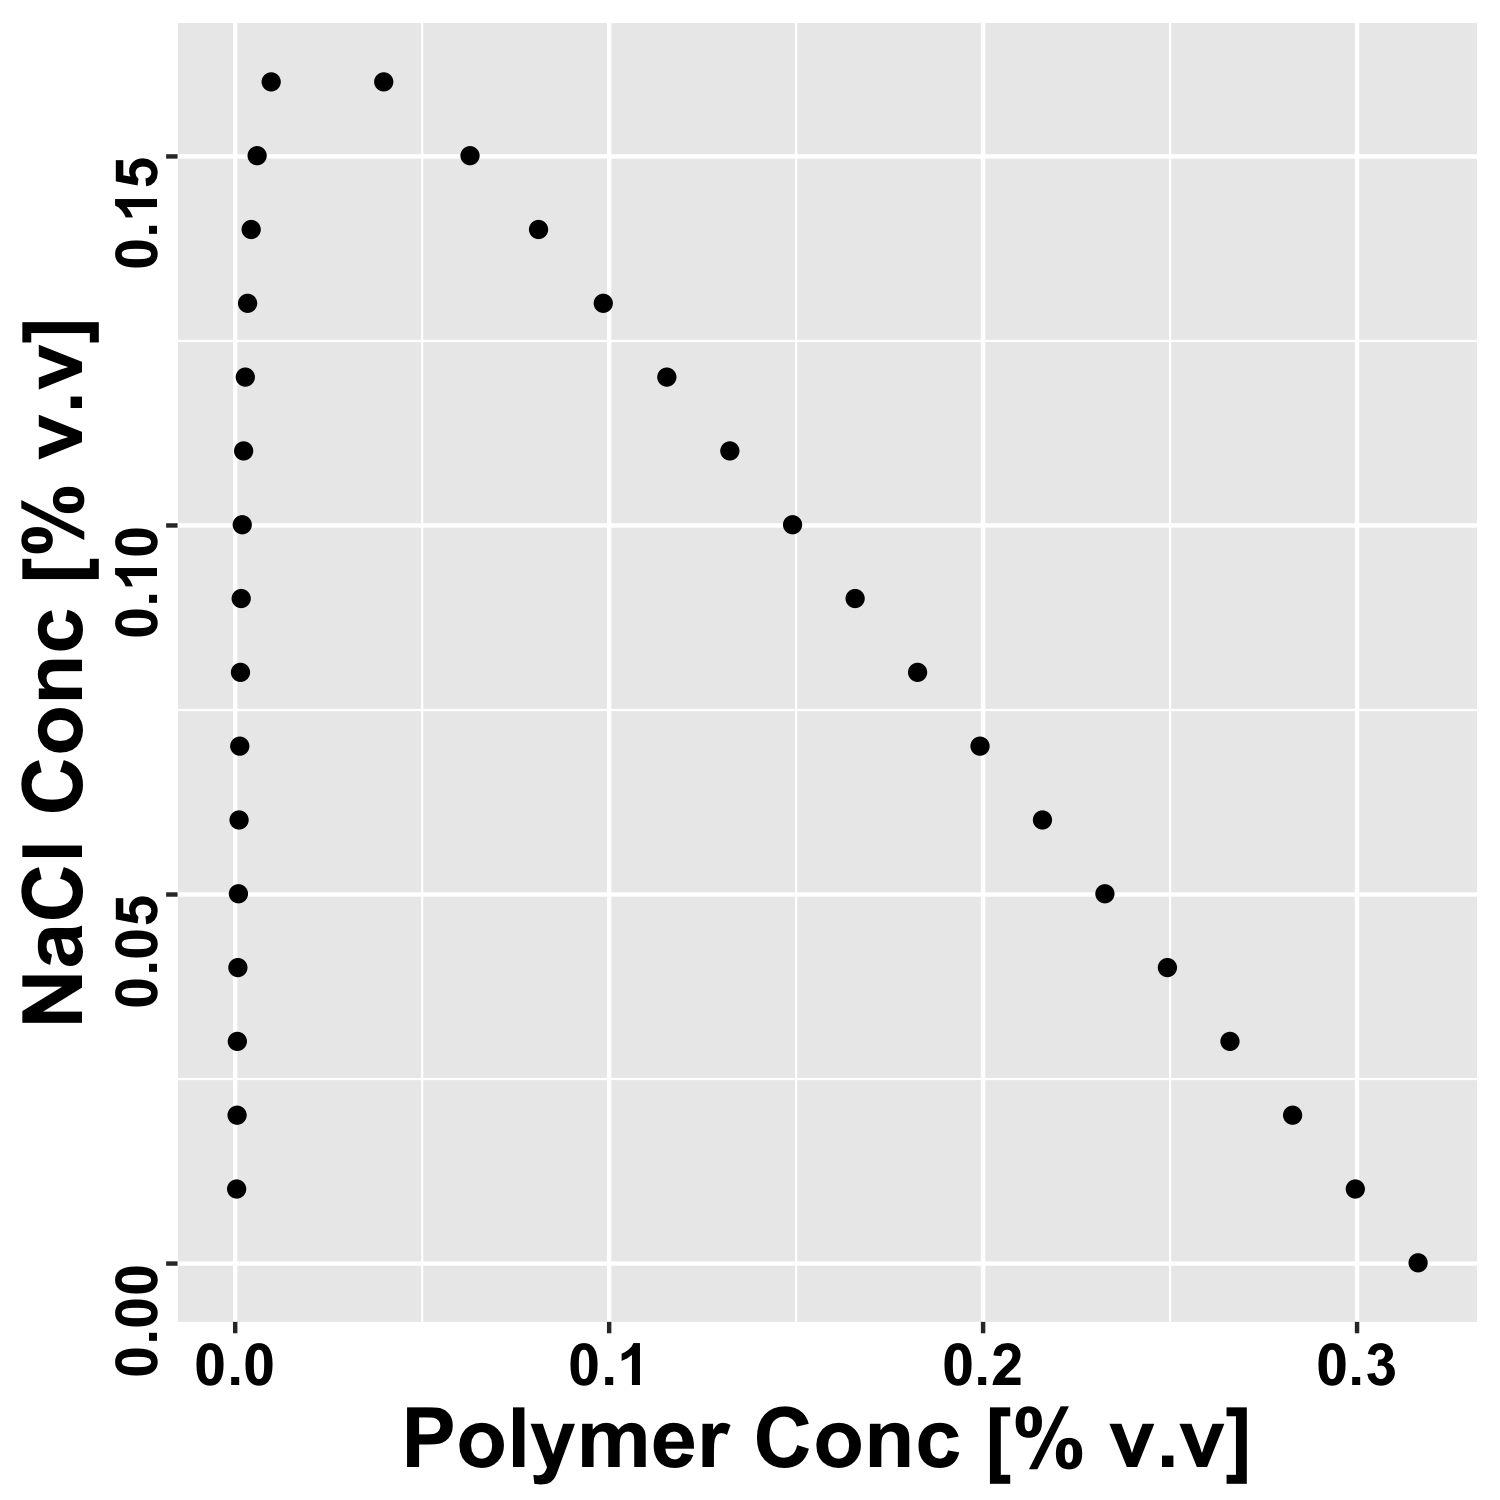

The R source for this figure:
# test voorn.salt  //todo:
rm(list = ls())
source('vomodel.R')
library(yxplot)
library(ggplot2)
library(rootSolve)

phi.polymer <- c(seq(0.000001, 0.03, 0.0001), seq(0.03, 0.4, 0.01))
phi.salt <- seq(0.0001, 0.2, 0.01)
temp <- 300
polymer.num <- c(1000, 1000, 1, 1, 1)
alpha <- 3.655
sigma <- c(0.44, 0.44, 1, 1, 0)
size.ratio <- c(1, 1, 1, 1, 1)


ds <- spinodal.curve(phi.polymer, phi.salt, x.axis = 'phi.polymer', 
                     temp, alpha, sigma, Chi = 0, polymer.num, size.ratio, 
                  curve.type = 'spinodal')

g <- yxplot.quick(ds$root, ds$para) +
  labs(x = 'Polymer Conc [% v.v]',
       y = 'NaCl Conc [% v.v]')
ggsave('test.voorn.spinodal.png', width = 5, height = 5)

